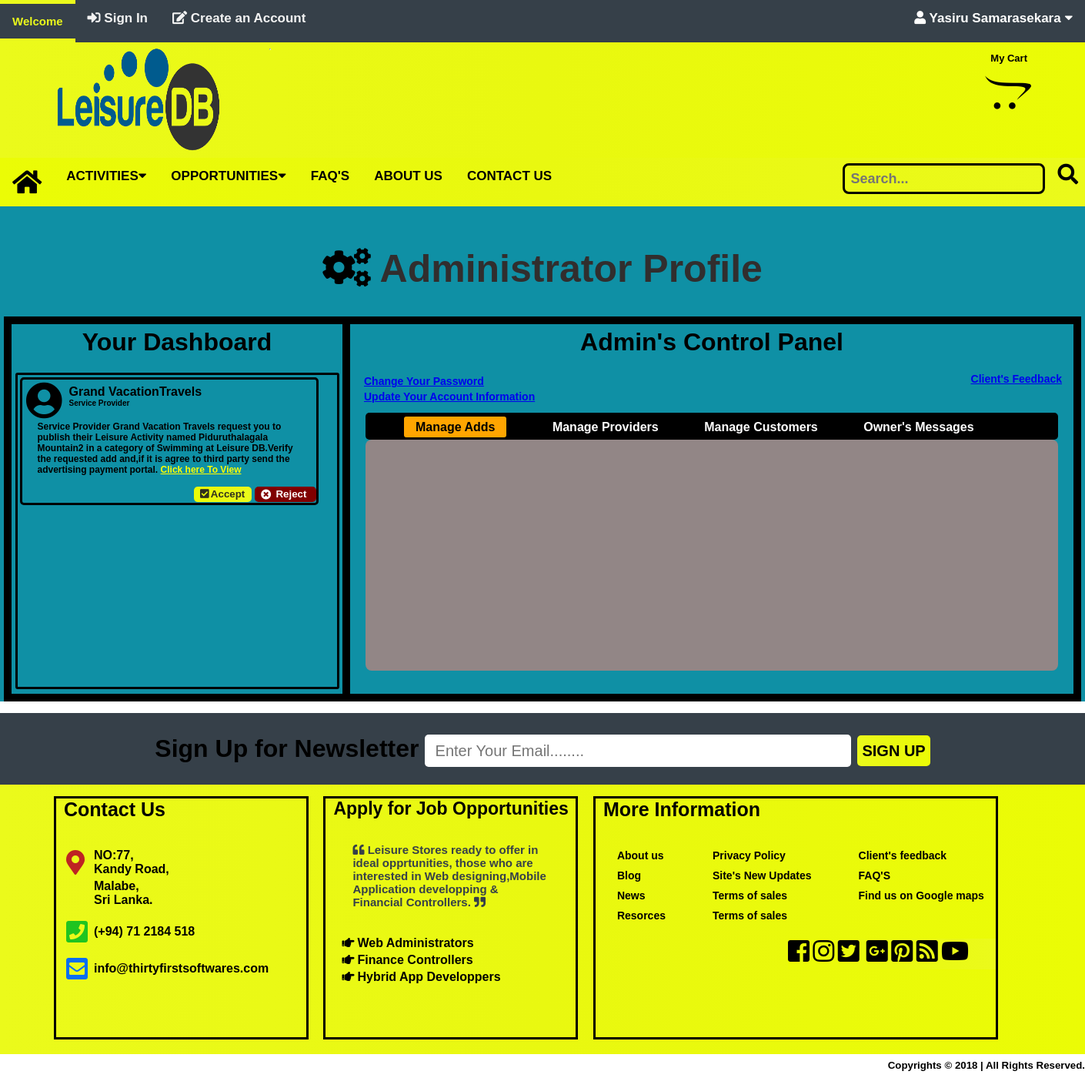
Screenshot of /admin.php (signed in) with the database file from the repository.
### tables this page shows
CREATE TABLE `staff` (
  `id` int(11) NOT NULL,
  `fname` varchar(50) NOT NULL,
  `lname` varchar(50) NOT NULL,
  `mobile` int(10) NOT NULL,
  `email` varchar(100) NOT NULL,
  `address` text NOT NULL,
  `postalcode` int(10) NOT NULL,
  `accountnum` int(50) NOT NULL,
  `status` varchar(100) NOT NULL,
  `confirmation` varchar(150) NOT NULL,
  `pword` varchar(50) NOT NULL,
  `cpword` varchar(50) NOT NULL,
  `date` varchar(200) NOT NULL
);

CREATE TABLE `postadd` (
  `id` int(11) NOT NULL,
  `servicename` varchar(150) NOT NULL,
  `description` text NOT NULL,
  `category` varchar(50) NOT NULL,
  `cost` decimal(25,2) NOT NULL,
  `usermail` varchar(150) NOT NULL,
  `status` varchar(150) NOT NULL,
  `adminstatus` varchar(50) NOT NULL,
  `paymentstatus` varchar(50) NOT NULL,
  `image` text NOT NULL,
  `date` varchar(255) NOT NULL
);

CREATE TABLE `register` (
  `id` int(11) NOT NULL,
  `fname` varchar(50) NOT NULL,
  `lname` varchar(50) NOT NULL,
  `mobile` int(10) NOT NULL,
  `email` varchar(100) NOT NULL,
  `address` text NOT NULL,
  `postalcode` int(10) NOT NULL,
  `accountnum` int(50) NOT NULL,
  `status` varchar(100) NOT NULL,
  `pword` varchar(50) NOT NULL,
  `cpword` varchar(50) NOT NULL,
  `date` varchar(200) NOT NULL
);

### admin.php (the view, shortened to what this page needs)
<?php
    include('common/headeradmin.php');
?>
<div class="body-page-admin">
    <dive class="page-title">
      <br>
      <h1><i class="fas fa-cogs fa-1x"></i> Administrator Profile</h1>
    </dive>
    <div class="customer-profile">
      <div class="user-dashboard">
        <h1>Your Dashboard</h1>
        <div class="sub-dashboard">
         <?php
          if(!(@$_SESSION["emailstaff"] == NULL) && (@$_SESSION["email"] == NULL))
          {
            $sqlcheck = "SELECT p.id as 'addid',p.servicename,p.category,p.usermail,p.status,p.adminstatus,p.paymentstatus,
            r.id,r.fname,r.lname,r.email,r.status
             FROM postadd p,register r WHERE
            p.usermail = r.email AND p.adminstatus = 'Pending' AND p.paymentstatus = 'Pending' ORDER BY p.id DESC";
            $qrycheck=mysqli_query($con,$sqlcheck);
          }
        ?>
          <?php
              while($rowcheck = mysqli_fetch_array($qrycheck))
              {
          ?>
        <div class="dashboard-message">
            <table border="0">
              <tr>
                <td><i class="fas fa-user-circle fa-3x"></i></td>
                <td><label><?php echo $rowcheck['fname']?><?php echo $rowcheck['lname']?></label><p><?php echo $rowcheck['status']?></p></td>
              </tr>
            </table>
            <p class="notification">
                   Service Provider <?php echo $rowcheck['fname'];?> <?php echo $rowcheck['lname']; ?> request you to publish
                   their Leisure Activity named <?php echo $rowcheck["servicename"]?> in a category of <?php echo $rowcheck["category"] ?> at
                   Leisure DB.Verify the requested add and,if it is agree to third party send the advertising payment portal.
                   <a href="preview.php?id=<?php echo $rowcheck["addid"]; ?>" style="color:yellow;"><b>Click here To View</b></a>
            </p>
          <form action="" method="POST">
                  <table style="margin-right:10px;">
                    <tr>
                      <td><button name="btnaccept" class="admin-accept"><i class="fas fa-check-square"></i>Accept</button></td>
                      <td> <button name="btnpending" class="admin-reject"><i class="fas fa-times-circle"></i>Reject</button></td>
                    </tr>
                  </table>
          </form>
        </div>
        <?php
              }
        ?>
        </div>
      </div>
      <div class="user-settings clearfix">
        <h1>Admin's Control Panel</h1>
        <table border='0'>
          <tr>
            <td><a href="#"">Change Your Password</a></td>
          </tr>
          <tr>
            <td><a href="#">Update Your Account Information</a></td>
          </tr>
        </table>
        <h3><a href="#">Client's Feedback</a></h3>
        <br>
        <br>
        <div class="nav-title">
          <nav>
              <div class="nav-links">
                <ul>
                  <li><a href="#dashbord-message" id="manage-adds" class="active">Manage Adds</a></li>
                  <li><a href="#dashbord-message" id="manage-providers">Manage Providers</a></li>
                  <li><a href="#dashbord-message" id="manage-customers">Manage Customers</a></li>
                  <li><a href="#dashbord-message" id="owner-messages">Owner's Messages</a></li>
                </ul>
              </div>
            </nav>
        </div>
                <div class="navigation-bar">
              </div>
      </div>
  </div>
</div>
<?php
    include('common/footeradmin.php');
?>

### common/headeradmin.php (shortened to what this page needs)
<!DOCTYPE html>
<html>
<head>
<link rel="stylesheet" href="https://use.fontawesome.com/releases/v5.0.13/css/all.css">
<link rel="stylesheet" type="text/css" href="css/header.css">
<link rel="stylesheet" type="text/css" href="css/home.css">
<link rel="stylesheet" type="text/css" href="css/customer_profile.css">
<link rel="stylesheet" type="text/css" href="css/single.css">
<link rel="stylesheet" type="text/css" href="css/footer.css">
</head>
<body>
<div class="topnav" id="myTopnav">
   <a href="index.php" class="active" >Welcome</a>
   <a href="login.php" class="sign-in"><i class="fas fa-sign-in-alt"></i> Sign In  </a>
   <a href="register.php" class="sign-up"><i class="fas fa-edit"></i> Create an Account</a>
      <?php
include('config/connection.php');
$sql = "SELECT * FROM register WHERE email = '".@$_SESSION["email"]."'";
$qry=mysqli_query($con,$sql);
$row = mysqli_fetch_array($qry);
$sqlstaff = "SELECT * FROM staff WHERE email = '".@$_SESSION["emailstaff"]."'";
$qrystaff=mysqli_query($con,$sqlstaff);
$rowstaff = mysqli_fetch_array($qrystaff);
?>
  <?php
      include('config/connection.php');
      $sqlstaff="SELECT fname,lname,status FROM staff WHERE email ='".@$_SESSION["emailstaff"]."' ";
      $qrystaff=mysqli_query($con,$sqlstaff);
      if((@$_SESSION["email"] == NULL) && (@$_SESSION["emailstaff"] == NULL))
      {
        echo '
      <div class="dropdown">
        <button class="dropbtn"><i class="fas fa-user"></i> Hello Guest</button>
      </div>
        ';
      }
      elseif(!(@$_SESSION["emailstaff"] == NULL) && (@$_SESSION["email"] == NULL) && $rowstaff["status"] == 'Owner'){
        $rowstaff = mysqli_fetch_array($qrystaff);
          echo '
          <div class="dropdown">
            <button class="dropbtn"><i class="fas fa-user"></i> '.$rowstaff["fname"].' '.$rowstaff["lname"].' <i class="fa fa-caret-down"></i></button>
            <div class="dropdown-content">
              <a href="owner.php">My Profile</a>
              <a href="#2">Account Settings</a>
              <a href="logout.php">Log out</a>
            </div>
          </div>
            ';
      }
    ?>
</div>
            <div class="header">
              <div class="head-name">
                    <div class="logo-name">
              <img src="img/logo.png" style="width:340px; height: 150px; float: left; margin-left: none;">
              <hr>
                    </div>
                    <div class="logo-sub-name">
                    </div>
              <div class="cart">
                <p>My Cart</p>
            <br><a href="mycart.php"><i class="fab fa-opencart fa-3x"></i></a>
            </div>
              </div>
            </div>
              <div class="main-navbar" id="main-navbar">
                  <a href="index.php" class="active"><i class="fas fa-home fa-2x"></i> </a>
                  <div class="main-navbar-dropdown">
                  <button class="main-navbar-dropbtn">ACTIVITIES<i class="fa fa-caret-down"></i></button>
                  </div>
                  <div class="main-navbar-dropdown">
                  <button class="main-navbar-dropbtn">OPPORTUNITIES<i class="fa fa-caret-down"></i></button>
                  </div>
                  <a href="#foot-wear" class="foot-wear">FAQ'S</a>
                  <a href="aboutus.html" class="wedding">ABOUT US</a>
                  <a href="contactus.php" class="wedding">CONTACT US</a>
                   <div class="search-icon">
                    <button style="background: none; border:none; cursor: pointer;"><i class="fas fa-search fa-2x"></i> </button>
                </div>
                <div class="top-bar-search">
                  <form method="POST" action="index1.html">
                    <input type="text" name="search_box" placeholder=" Search...">
                  </form>
                </div>
    </div>
</body>
</html>

### css/header.css (style rules this page uses)
.clearfix { overflow : auto }
body { margin:0;font-family:Arial }
.topnav { overflow: hidden; background: #364049; }
.topnav a { float: left; display: block; color: #f2f2f2; text-align: center; padding: 14px 16px; text-decoration: none; font-size: 17px; font-weight: bold; font-family: arial; }
.dropdown { float: right; overflow: hidden; }
.dropdown .dropbtn { font-size: 17px; border: none; outline: none; color:white; padding: 14px 16px; background-color: inherit; margin: 0; font-weight: bold; font-family: arial; }
.header { height: 150px; background: linear-gradient(to left,#ebfc05,#e9f810,#ebfa1b); }
.main-navbar { overflow: hidden; background: linear-gradient(to right,#ebfc05,#e9f810,#ebfa1b); border-bottom: none; }
.main-navbar a { float: left; display: block; color: black; text-align: center; padding: 14px 16px; text-decoration: none; font-size: 17px; font-weight: bold; font-family: arial; }
.main-navbar-dropdown { float: left; overflow: hidden; color: black; }
.main-navbar-dropdown .main-navbar-dropbtn { font-size: 17px; border: none; outline: none; color: black; padding: 14px 16px; background-color: inherit; margin: 0; font-weight: bold; font-family: arial; }
.main-navbar-dropdown .main-navbar-dropbtn { color:black; }
.cart { float: right; margin-right: 10px; background: none; color: black; margin-top: none; }
.cart i { float: right; margin-right: 10px; background: none; color: black; margin-right: 60px; margin-top: none; }
.cart p { float: right; margin-right: 20px; font-weight: bold; font-size: 13px; margin-right: 65px; }
.top-bar-search { float: right; margin-right: 10px; display: inline-block; }
.top-bar-search input { width: 250px; margin-top: 7px; padding-right: 5px; height: 32px; border: 0; border-radius: 8px; float:left; font-weight: bold; font-size: 18px; background: none; border: solid; }
.search-icon { float: right; display: inline-block; margin-top: 7px; margin-right: 3px; }
.logo-name { padding-left: 10px; margin left: 10px; margin-top: 0; float:left; color: white; }
.logo-sub-name { margin left: 1px; margin-top: 1px; float:left; color: #e68a00; height: 30px; }

### css/home.css (style rules this page uses)
.clearfix { overflow : auto }
body { margin:0;font-family:Arial }

### css/single.css (style rules this page uses)
.clearfix { overflow : auto }
body { margin:0;font-family:Arial }

### css/footer.css (style rules this page uses)
.clearfix { overflow : auto }
body { margin:0;font-family:Arial }

### rows the page displays
staff: fname "Yasiru", lname "Samarasekara"
postadd: register.fname "Grand Vacation", register.lname "Travels", register.status "Service Provider", servicename "Piduruthalagala Mountain2", category "Swimming"
